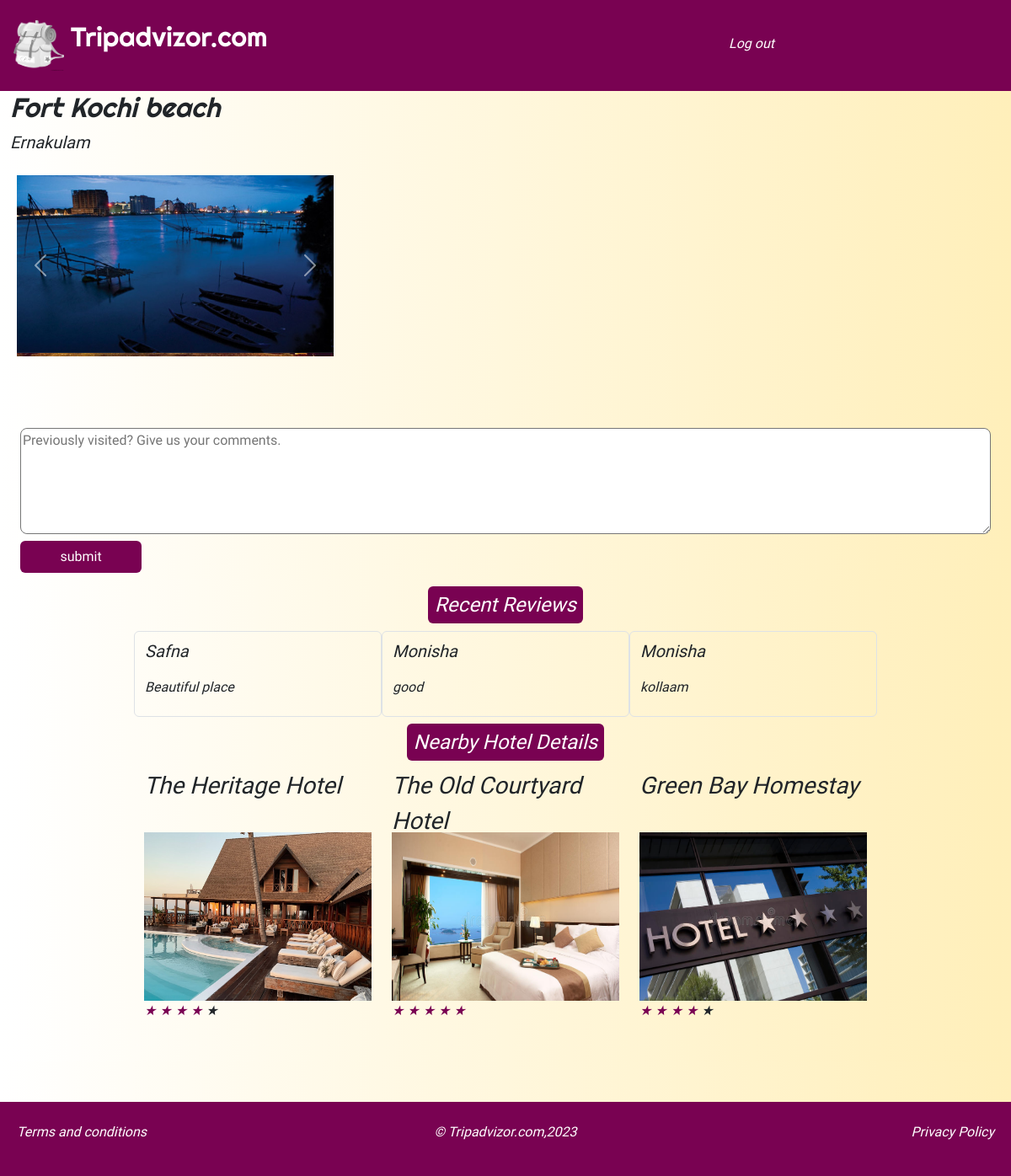
Page /main_index.php?id=2 on the committed database.
### tables this page shows
CREATE TABLE `places` (
  `id` int(11) NOT NULL,
  `place_name` varchar(200) NOT NULL,
  `address` varchar(255) NOT NULL,
  `dist_id` int(11) NOT NULL,
  `description` varchar(255) NOT NULL,
  `latitude` float NOT NULL,
  `longitude` float NOT NULL
);

CREATE TABLE `district` (
  `id` int(11) NOT NULL,
  `dist_name` varchar(100) NOT NULL
);

CREATE TABLE `images` (
  `id` int(11) NOT NULL,
  `place_id` int(11) NOT NULL,
  `image` blob NOT NULL
);

CREATE TABLE `reviews` (
  `id` int(11) NOT NULL,
  `user_id` int(11) NOT NULL,
  `place_id` int(11) NOT NULL,
  `review` varchar(200) NOT NULL,
  `rate` int(11) NOT NULL,
  `c_at` timestamp NOT NULL DEFAULT current_timestamp()
);

CREATE TABLE `users` (
  `id` int(11) NOT NULL,
  `first_name` varchar(100) NOT NULL,
  `last_name` varchar(100) NOT NULL,
  `email` varchar(200) NOT NULL,
  `password` varchar(200) NOT NULL,
  `status` int(11) NOT NULL,
  `token` varchar(255) NOT NULL
);

CREATE TABLE `hotels` (
  `id` int(11) NOT NULL,
  `hotel_name` varchar(255) NOT NULL,
  `hotel_rate` int(11) NOT NULL,
  `place_id` int(11) NOT NULL,
  `h_image` blob NOT NULL,
  `c_at` timestamp NOT NULL DEFAULT current_timestamp() ON UPDATE current_timestamp()
);

### main_index.php (the view, shortened to what this page needs)
<!DOCTYPE html>
<html lang="en">
<head>
    <link
            rel="stylesheet"
            href="https://cdn.jsdelivr.net/npm/bootstrap@5.3.0-alpha1/dist/css/bootstrap.min.css
        "
        />
<link rel="stylesheet" href="https://cdnjs.cloudflare.com/ajax/libs/OwlCarousel2/2.3.4/assets/owl.carousel.min.css" />
<link rel="stylesheet" href="https://cdnjs.cloudflare.com/ajax/libs/OwlCarousel2/2.3.4/assets/owl.theme.default.min.css" />
        <link rel="stylesheet" href="https://js.arcgis.com/4.25/esri/themes/light/main.css">
  <link rel="stylesheet" href="css/style.css">
  <link rel="stylesheet" href="../css/style.css">
</head>
<body>
<?php
require 'connection.php';
if(isset($_GET['id'])){
        $id=$_GET['id'];
        $sql='SELECT * from places where id=:id';
        $statement=$connection->prepare($sql);
        $statement->execute([':id'=>$id]);
        $place=$statement->fetch(PDO::FETCH_OBJ);
        $sql='SELECT * from images where place_id=:id';
        $statement=$connection->prepare($sql);
        $statement->execute([':id'=>$place->id]);
        $images=$statement->fetchAll(PDO::FETCH_OBJ);
        $dist=$place->dist_id;
        $sql='SELECT * from district where id=:id';
        $statement=$connection->prepare($sql);
        $statement->execute([':id'=>$dist]);
        $district=$statement->fetch(PDO::FETCH_OBJ);
        $sql='SELECT * from hotels where place_id=:id';
        $statement=$connection->prepare($sql);
        $statement->execute([':id'=>$id]);
        $hotels=$statement->fetchAll(PDO::FETCH_OBJ);
        $sql='SELECT * from reviews where place_id=:id';
        $statement=$connection->prepare($sql);
        $statement->execute([':id'=>$id]);
        $user_reviews=$statement->fetchAll(PDO::FETCH_OBJ);
}
 ?>
 <div class="container-fluid d-flex flex-column align-items-between p-0 m-0">
    <div class="header px-3 py-4">
        <div class="namebar d-flex justify-content-between">
        <div class="logo  d-flex gap-2 w-50">
            <img src="images/logo2.png" alt="" class="img-fluid logo-img">
            <h3 class="text-white fs-2 name">Tripadvizor.com</h3>
        </div>
        <div>
            <nav class="navbar navbar-expand-lg navbar-light">
                <div class="container bg">
                  <div class="collapse navbar-collapse" id="navbarNav">
                    <ul class="navbar-nav">
                    <li class="nav-item">
                      <form method="POST">
                        <a class="nav-link text-white" href="index.php" name="logout" onclick="return confirm('Are you sure?');"><i class="fa fa-sign-out" aria-hidden="true">Log out</a>
                        </form>
                      </li>
                    </ul>
                  </div>
                </div>
              </nav>
        </div>
    </div>
    </div>
        </div>
        <div class="container-fluid">
            <div class="d-flex flex-column">
              <h3 class="fs-2"><?=$place->place_name?></h3>
              <p class="fs-5"><?= $district->dist_name?></p>
              <div class="row p-0 m-0">
                <div class="col-12 col-sm-4 p-2">
                  <div id="carouselExampleControls" class="carousel slide" data-bs-ride="carousel">
                  <div class="carousel-inner">
                  <?php foreach($images as $m):?>
                      <div class="carousel-item active">
                      <img src="uploads/<?=$m->image?>" class="d-block w-100" alt="...">
                      </div>
                      <?php endforeach ?>
                      </div>
                    <button class="carousel-control-prev" type="button" data-bs-target="#carouselExampleControls" data-bs-slide="prev">
                      <span class="carousel-control-prev-icon" aria-hidden="true"></span>
                    </button>
                    <button class="carousel-control-next" type="button" data-bs-target="#carouselExampleControls" data-bs-slide="next">
                      <span class="carousel-control-next-icon" aria-hidden="true"></span>
                    </button>
                  </div>
                </div>
                <div class="col-12 col-sm-6 d-flex justify-content-center">
                  <div class="map-to-play w-75"><div id="viewDiv" style="width:100%;height:300px"></div></div>
                  </div>
                    <form action="" method="POST" class="d-flex flex-column">
                      <textarea name="comments" id="comments" cols="50" rows="5" placeholder="Previously visited? Give us your comments." class="my-2 rounded-3"></textarea>
                      <div class="comment-submit w-50">
                        <input type="submit" value="submit" name="submit" class="btn submit-btn text-white d-inline w-25 mb-2">
                      </div>
                    </form>
                  </div>
                  <div class="container-fluid row p-0 m-0 justify-content-center mb-5">
                    <div class="col-12 col-sm-12 text-center py-3">
                      <h5 class="text-white d-inline fs-4 rounded-2 p-2">Recent Reviews</h5>
                    </div>
                  <?php foreach($user_reviews as $review):
                         $sql='SELECT * from users where id=:id';
                         $statement=$connection->prepare($sql);
                         $statement->execute([':id'=>$review->user_id]);
                         $user=$statement->fetch(PDO::FETCH_OBJ);
                      ?>
                    <div class="hotels col-12 col-sm-3 light-bg border rounded pt-2">
                      <p class="fs-5" style="height:30px"><?=$user->first_name?></p>
                      <p class="" style="height:30px"><?=$review->review?></p>
                      </div>
                      <?php endforeach; ?>
                  <div class="container-fluid row p-0 m-0 justify-content-center mb-5">
                  <div class="col-12 col-sm-12 text-center py-3">
                      <h5 class="text-white d-inline fs-4 rounded-2 p-2">Nearby Hotel Details</h5>
                    </div>
                    <?php foreach($hotels as $h): ?>
                    <div class="hotels col-12 col-sm-3">
                      <p class="fs-3" style="height:60px"><?=$h->hotel_name?></p>
                      <img src="uploads/<?=$h->h_image ?>" alt="" class="img-fluid w-100" style="height:200px">
                      <div><?php
	                          for($i = 1; $i <= 5; $i++) {
	if($i <= $h->hotel_rate) {
	?>
	<span class="star_rated" onclick="ratestar(<?php echo $h->hotel_rate; ?>, <?php echo $i; ?>)">&#x2605;</span>
	<?php }  else {  ?>
	<span onclick="ratestar(<?php $h->hotel_rate;; ?>, <?php echo $i; ?>)">&#x2605;</span>
	<?php  }
	}
	?></div>
                    </div>
                    <?php endforeach; ?>
                  </div>
                </div>
              </div>
            </div>
        <div class="footer row px-2 m-0 d-flex  bg w-100 py-4   ">
            <div class="text-start col-12 col-sm-4">
                <p class="text-white  cpwrite">Terms and conditions</p>
            </div>
            <div class="text-start  col-12 col-sm-4">
                <p class="text-white text-center">&copy Tripadvizor.com,2023</p>
            </div>
            <div class="text-start  col-12 col-sm-4">
                <p class="text-white text-end  cpwrite">Privacy Policy</p>
            </div>
        </div>
</body>
</html>
</body>
</html>
 <?php require 'footer.php' ?>

### footer.php (shortened to what this page needs)
</body>
</html>

### css/style.css (style rules this page uses)
* { box-sizing: border-box; font-family: "Philosopher", sans-serif; }
h3 { font-family: "Righteous", cursive; }
.header { background-color: #790252; box-sizing: border-box; }
.container-fluid { background: #ffefba; background: -webkit-linear-gradient( to right, #ffffff, #ffefba ); background: linear-gradient( to right, #ffffff, #ffefba ); }
.logo-img { width: 60px; }
a { text-decoration: none; color: #790252; }
.navbar { background-color: #790252; }
.bg { background-color: #790252; }
input { border: 2px solid #790252; }
.submit-btn { background-color: #790252; }
h5 { background-color: #790252; }

### main_index.php (style rules this page uses)
.star_rated { color: #790252; }

### rows in the picture
places: place_name "Fort Kochi beach"
district: dist_name "Ernakulam"
images: image (picture)
reviews: user.first_name "Safna", review "Beautiful place"
reviews: user.first_name "Monisha", review "good"
reviews: user.first_name "Monisha", review "kollaam"
hotels: hotel_name "The Heritage Hotel", h_image (picture), hotel_rate 4 (drawn)
hotels: hotel_name "The Old Courtyard Hotel", h_image (picture), hotel_rate 5 (drawn)
hotels: hotel_name "Green Bay Homestay", h_image (picture), hotel_rate 4 (drawn)
